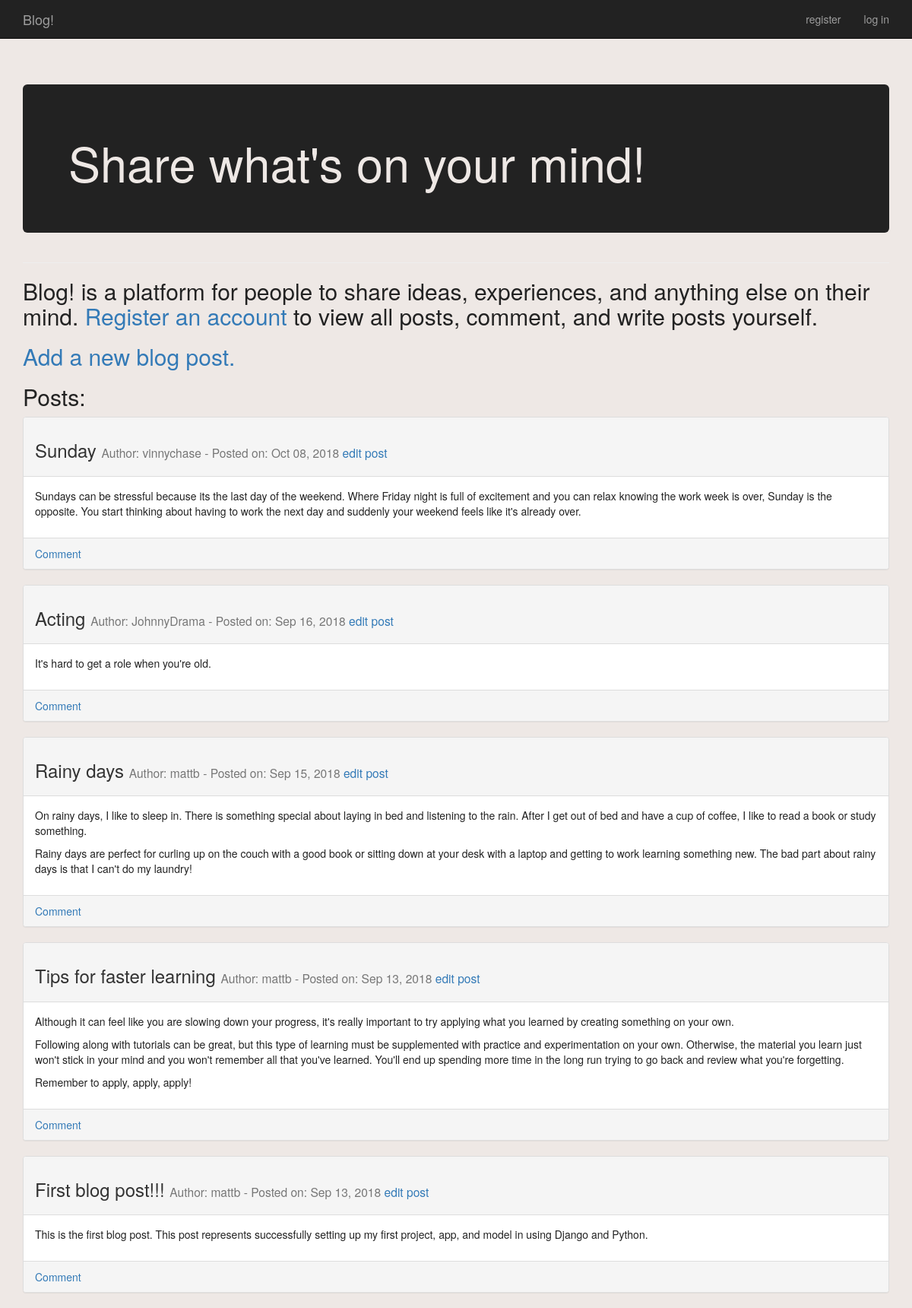
The page / on the database its author committed.
### blog/models.py (models this page shows)
class Post(models.Model):
	title = models.CharField(max_length=255)
	content = models.TextField()
	posted_on = models.DateTimeField(auto_now_add=True)
	author = models.ForeignKey(User, on_delete=models.CASCADE)
	private = models.BooleanField(default=False)
	def __str__(self):
		return self.title

### blog/views.py (the view)
# urls.py: path('', views.index, name='index'),
def index(request):
	if request.user.is_authenticated:
		posts = Post.objects.order_by('-posted_on')
	else:
		posts = Post.objects.filter(private=False).order_by('-posted_on')
	context = {'posts': posts}
	return render(request, 'blog/index.html', context)

### blog/templates/blog/index.html (shortened to what this page needs)
{% extends "blog/base.html" %}
{% block header %}
  <div class='jumbotron'>
	<h1>Share what's on your mind!</h1>
  </div>
{% endblock header %}
{% block content %}
  <h2>Blog! is a platform for people to share ideas, experiences, and anything else on their mind. <a href="{% url 'users:register' %}">Register an account</a> to view all posts, comment, and write posts yourself.</h2>
  <h2>
    <a href="{% url 'blog:new_post' %}">Add a new blog post.</a>
  </h2>
  <h2>Posts:</h2>
  {% for post in posts %}
    <div class="panel panel-default">
	  <div class="panel-heading">
		<h3>
		  {{ post }}
		  <small>
			Author: {{ post.author }} - Posted on: {{ post.posted_on|date:'M d, Y' }} <a href="{% url 'blog:edit_post' post.id %}">edit post</a>
		  </small>
		</h3>
	  </div>
	  <div class="panel-body">
	    {{ post.content|linebreaks }}
	  </div>
	  <div class="panel-footer">
	  <a href="{% url 'blog:new_comment' post.id %}">Comment</a>
 	  </div>
   </div>
  {% empty %}
	There are no entries for this topic yet.
  {% endfor %}
{% endblock content %}

### blog/static/blog/styles.css (style rules this page uses)
body { color: #222; background-color: #EEE8E5; }
.jumbotron { background-color: #222; color: #EEE8E5; }
.panel-heading, panel-body { border-color: #222; }

### rows shown on the page
Post: title "Sunday", author "vinnychase", posted_on "Oct 08, 2018", content "Sundays can be stressful because its the last day of the weekend. Where Friday night is full of excitement and you can relax knowing the work week is over, Sunday is the opposite. You start thinking about having to work the next day and suddenly your weekend feels like it's already over."
Post: title "Acting", author "JohnnyDrama", posted_on "Sep 16, 2018", content "It's hard to get a role when you're old."
Post: title "Rainy days", author "mattb", posted_on "Sep 15, 2018", content "On rainy days, I like to sleep in. There is something special about laying in bed and listening to the rain. After I get out of bed and have a cup of coffee, I like to read a book or study something. Rainy days are perfect for curling up on the couch with a good book or sitting down at your desk with a laptop and getting to work learning something new. The bad part about rainy days is that I can't do my laundry!"
Post: title "Tips for faster learning", author "mattb", posted_on "Sep 13, 2018", content "Although it can feel like you are slowing down your progress, it's really important to try applying what you learned by creating something on your own. Following along with tutorials can be great, but this type of learning must be supplemented with practice and experimentation on your own. Otherwise, the material you learn just won't stick in your mind and you won't remember all that you've learned. You'll end up spending more time in the long run trying to go back and review what you're forgetting. Remember to apply, apply, apply!"
Post: title "First blog post!!!", author "mattb", posted_on "Sep 13, 2018", content "This is the first blog post. This post represents successfully setting up my first project, app, and model in using Django and Python."
